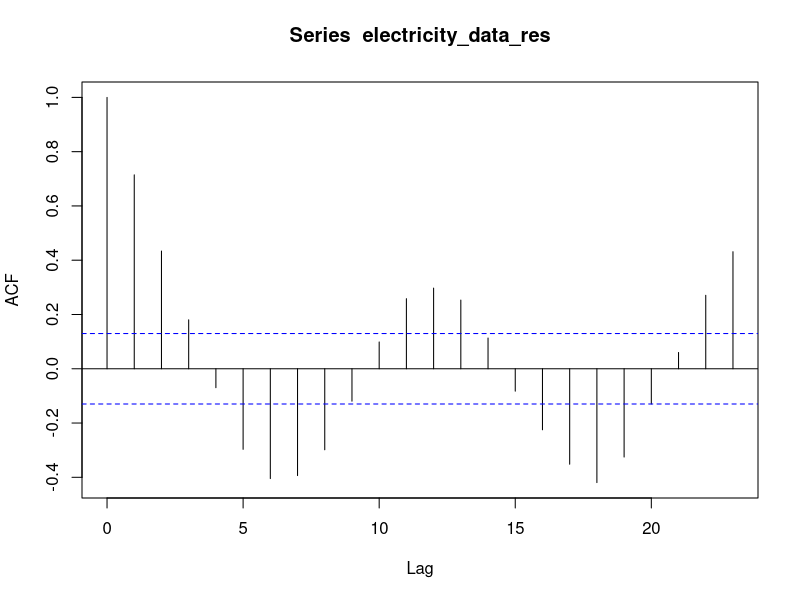
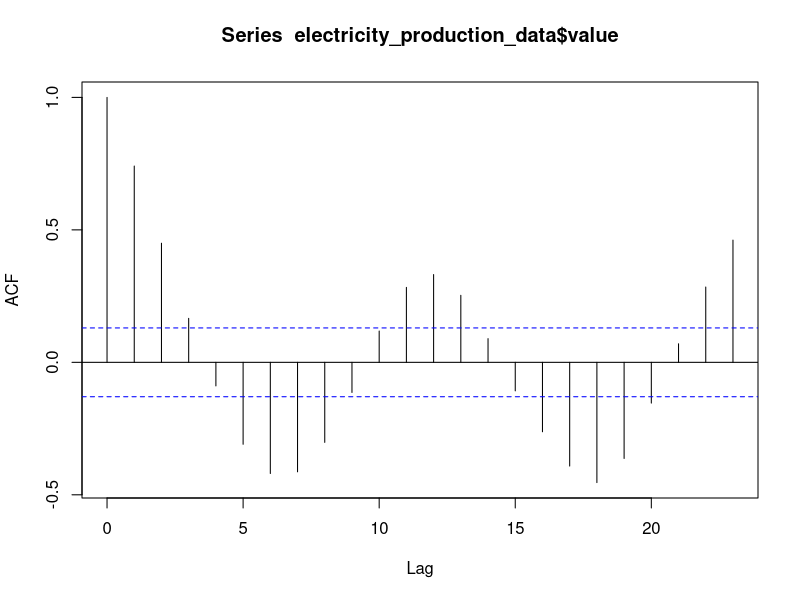
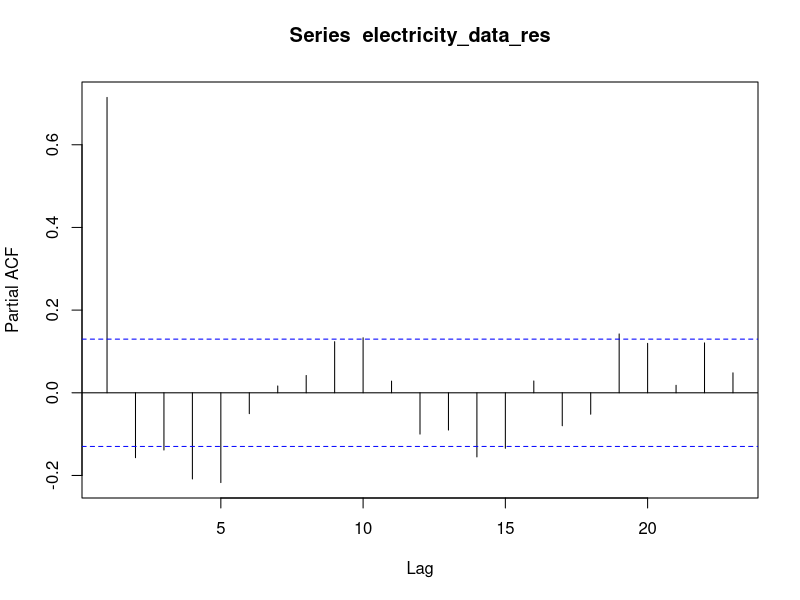
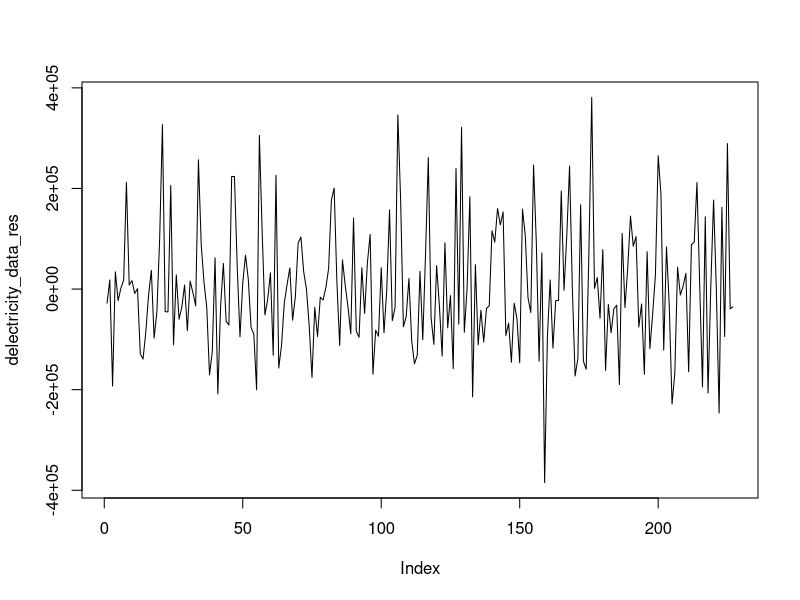
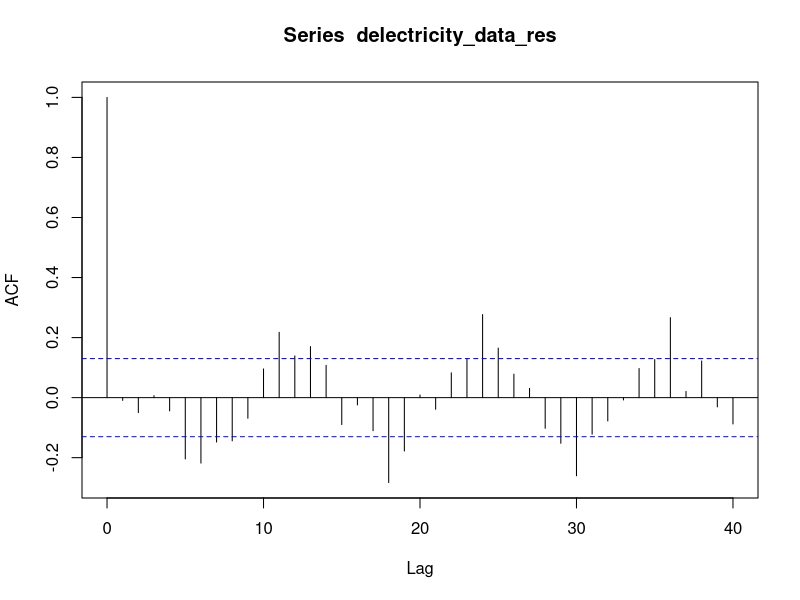
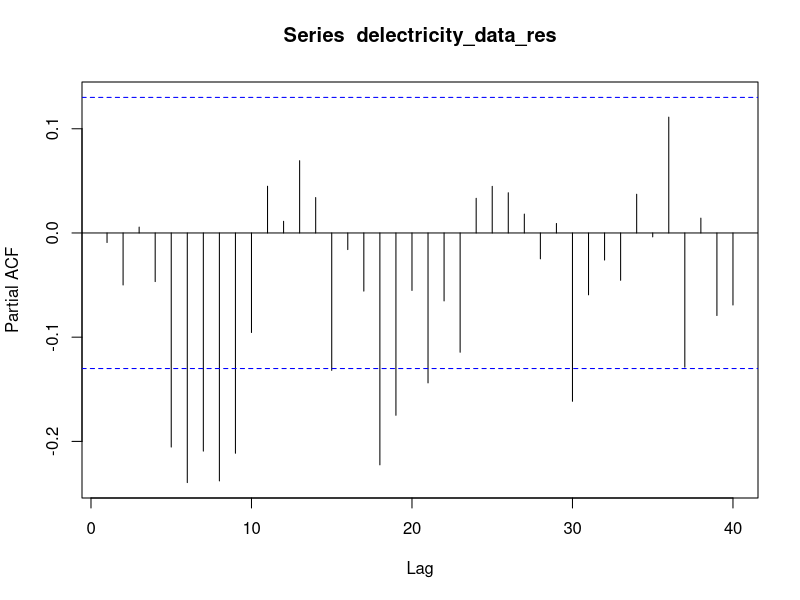
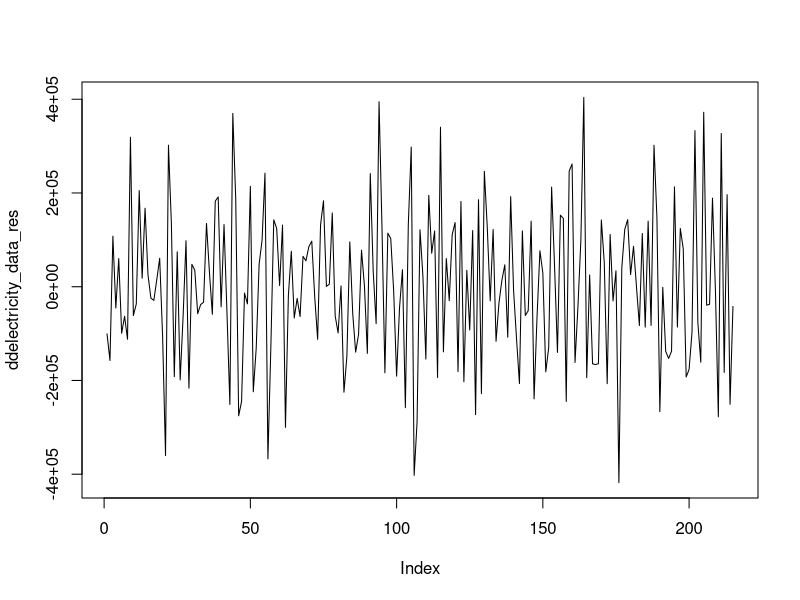
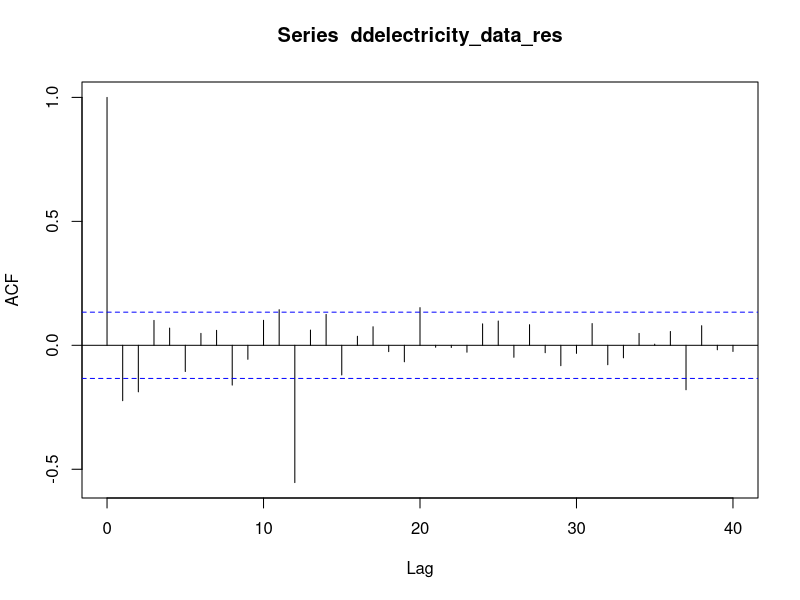

Here is the R script that generated these plots, in order: (Note: this script raises an error after producing the figures.)
#function to create differencing of vectors, allowing for iterated differencing
electricity_production_data <- read.csv(file = "cleaned_electricity_production_data.csv")
weather_data <- read.csv(file = "cleaned_weather_data.csv")
#Regression with autocorrelated errors
#We assume a linear model for the relationship between electricity production and percipitation
n_electricity <- dim(electricity_production_data)[1]
data <- data.frame(y = electricity_production_data$value, x = weather_data$value[1:n_electricity])
model_lm <- lm(y~x, data = data)
electricity_data_res <- data$y-model_lm$fitted.values
model_lm$coef
acf(electricity_data_res)
acf(electricity_production_data$value)
pacf(electricity_data_res)

delectricity_data_res <- diff(electricity_data_res, lag = 1)
plot(delectricity_data_res, type = "l")
acf(delectricity_data_res,lag.max = 40)
pacf(delectricity_data_res, lag.max = 40)

ddelectricity_data_res <- diff(delectricity_data_res, lag = 12)
plot(ddelectricity_data_res, type = "l")
acf(ddelectricity_data_res, lag.max = 40)
pacf(ddelectricity_data_res, lag.max = 40)

#We note that the lag1 + lag12 differencing of the time series y-XB makes it stationary
library(forecast)
model_auto_arima <- auto.arima(electricity_production_data$value, xreg = weather_data$value[1:n_electricity])
model_arima <- arima(electricity_production_data$value,, xreg = weather_data$value[1:n_electricity], order = c(1,1,1), seasonal = list(order = c(0,1,1), period = 12))
plot(model_arima$residuals)
U <- matrix(0, nrow = n_electricity, ncol = 2)
U[1:n_electricity,1] <- rep(1, n_electricity)
U[1:n_electricity,2] <- weather_data$value[1:n_electricity]
plot(electricity_production_data$value - (Gamma%*%t(U))[1],type = "l")
kalman_filter_autocorrelated <- function(parameters,y = electricity_production_data$value,u = U ,n_ahead = 1){
  phi <- parameters[1]
  theta <- parameters[2]
  Theta <- parameters[3]
  R <- Q <-  parameters[4]
  beta_0 <- parameters[5]
  beta_1 <- parameters[6]
  Gamma <- matrix(c(beta_0,beta_1),nrow = 1)
  mu_0 <- parameters[7]*matrix(1, nrow = 14)
  cov_0 <- parameters[8]*diag(14)
  F <- matrix(0, 14,14)
  F[1:13,2:14] <- diag(13)
  F[1:14,1] <- c(1+phi, -phi,0,0,0,0,0,0,0,0,0, 1, -1-phi,phi)
  G <- matrix(c(1+phi+theta, -phi, 0,0,0,0,0,0,0,0,0,1+Theta, -1-phi+theta*Theta,phi),nrow = 14)
  A <- matrix(c(1,rep(0,13)),nrow = 1)
  T <- length(y)
  n <- length(mu_0)
  x_pred <- matrix(0,n,T+1)
  x_filt <- matrix(0,n,T)
  cov_pred <- array(0, dim = c(n,n,T+1))
  cov_filt <- array(0, dim = c(n,n,T))
  innovations <- rep(0,T)
  sigma <- rep(0,T)
  #Initialize
  x_pred[,1] <- F%*%mu_0
  cov_pred[,,1] <- F%*%cov_0%*%t(F) + Q*G%*%t(G)
  x_filt[,1] <- mu_0
  cov_filt[,,1] <- cov_0
  log_lik_kalman <- 0
  for (t in 1:T){
    #Autocorrelated error Kalman filter
    innovations[t] <- y[t] - A%*%x_pred[,t] - Gamma%*%u[t,]
    sigma[t] <- A%*%cov_pred[,,t]%*%t(A)+R
    #Kalman gain
    K <- (F%*%cov_pred[,,t]%*%t(A) + R*G)%*%solve(sigma[t])
    x_pred[,t+1] <- F%*%x_pred[,t]+K*innovations[t]
    cov_pred[,,t+1] <- F%*%cov_pred[,,t]%*%t(F) + Q*G%*%t(G) - sigma[t]*K%*%t(K)
    
    #Filtering
    x_filt[,t] <- x_pred[,t] + cov_pred[,,t]%*%t(A)%*%solve(sigma[t])*innovations[t]
    cov_filt[,,t] <- cov_pred[,,t] - cov_pred[,,t]%*%t(A)%*%solve(sigma[t])%*%A%*%cov_pred[,,t]
    log_lik_kalman <- log_lik_kalman + 0.5*(log(abs(sigma[t]))+innovations[t]^2/sigma[t])
  }
  if(n_ahead != 0){
    x_fore <- matrix(0, n, n_ahead+1)
    x_fore[,1] <- x_pred[,T+1]
    cov_fore <- array(0, dim = c(n,n,n_ahead+1))
    cov_fore[,,1] <- cov_pred[,,T+1]
    
    for (t in 1:n_ahead){
      x_fore[,t+1] <- F%*%x_fore[,t]
      cov_fore[,,t+1] <- F%*%cov_fore[,,t]%*%t(F) + Q*G%*%t(G)
    }
    return(list(innovations = innovations, sigma = sigma, x_pred = x_pred, x_filt = x_filt, cov_pred = cov_pred,
                cov_filt = cov_filt, x_fore = x_fore, cov_fore = cov_fore, log_lik_kalman = log_lik_kalman))
  }
  return(list(innovations = innovations, sigma = sigma, x_pred = x_pred, x_filt = x_filt, cov_pred = cov_pred,
              cov_filt = cov_filt, log_lik_kalman = log_lik_kalman))
}


phi <- 1
theta <- 1
Theta <- 1
R <- Q <-  1
beta_0 <-model_lm$coefficients[1]
beta_1 <- model_lm$coefficients[2]
mu_0 <- mean(electricity_production_data$value)
cov_0 <- var(electricity_production_data$value)
parameters = c(phi, theta, Theta, R, beta_0, beta_1, mu_0, cov_0)
names(parameters) <- c("phi", "theta", "Theta", "R", "beta0", "beta1","mu_0", "cov_0")
kalman <- kalman_filter_autocorrelated(parameters,y = electricity_production_data$value,u = U)
plot(kalman$sigma,type = "l")
plot(kalman$innovations/sqrt(kalman$sigma),type = "l",col="blue")


log_lik_kalman <- function(parameters){kalman_filter_autocorrelated(parameters, n_ahead = 0)$log_lik_kalman}
maximum_likelihood_kalman<- function(y,u,parameters){
  opt <- optim(par = parameters, fn = log_lik_kalman, method = "BFGS")
}
ml_kalman <- maximum_likelihood_kalman(y = electricity_production_data$value, u = U, parameters = parameters)
ml_kalman$par
optimal_x_pred <- kalman_filter_autocorrelated(parameters = ml_kalman$par)

plot(optimal_x_pred$innovations,type = "l")
plot(kalman$x_pred[1,]+ (Gamma%*%t(U))[1,],type = "l", col = "blue")
lines(electricity_production_data$value, col = "red")
plot(optimal_x_pred$x_filt[1,]+(Gamma%*%t(U))[1,],type = "l", col = "blue")
lines(electricity_production_data$value, col = "red")


plot(optimal_x_pred$sigma, type = "l", col = "pink")
optimal_x_pred$sigma
#Maybe use later?
kalman_filter_uncorrelated <- function(y, F, G, A, Gamma,u,mu_0, cov_0,R,Q, n_ahead = 1){
  T <- length(y)
  n <- length(mu_0)
  x_pred <- matrix(0,n,T)
  x_filt <- matrix(0,n,T)
  cov_pred <- array(0, dim = c(n,n,T))
  cov_filt <- array(0, dim = c(n,n,T))
  innovations <- rep(0,T)
  sigma <- array(0, dim = c(n,n,T))
  #Initialize
  x_filt[,1] <- mu_0
  cov_filt[,,1] <- cov_0
  for (i in 1:T){
    #Autocorrelated error Kalman filter
    #Kalman gain
    x_pred[,t] <- F%*%x_filt[,t]
    cov_pred[,,t] <- F%*%cov_pred[,,t]%*%t(F) + Q
    innovations[t] <- y[t] - A%*%x_pred[,t] - Gamma%*%u[t]
    sigma[,,t] <- solve(A%*%cov_[,,t]%*%t(A)+R)
    K <- (F%*%cov_pred[,,t]%*%t(A))%*%solve(sigma[,,t])
    
    #Filtering
    x_filt[,t] <- x_pred[,t] + K%*%innovations[t]
    cov_filt[,,t] <- cov_pred[,,t]%*%t(A)%*%solve(sigma[,,t])
  }
  if(n_ahead != 0){
    x_fore_pred <- matrix(0, n, n_ahead)
    x_fore_filt <- matrix(0,n,n_ahead)
    cov_fore_pred <- array(0, dim = c(n,n,n_ahead))
    cov_fore_filt <- array(0, dim = c(n,n,n_ahead))
    x_fore_filt[,1] <- x_filt[,T]
    cov_fore_filt[,,1] <- cov_filt[,,T]
    innovations_fore <- rep(0,n_ahead)
    sigma_fore <- array(0, dim = c(n,n,n_ahead))
    for (t in i:n_ahead){
      x_fore_pred[,t] <- F%*%x_fore_filt[,t]
      cov_fore_pred[,,t] <- F%*%cov_fore_pred[,,t]%*%t(F) + Q
      innovations[t] <- y[t] - A%*%x_pred[,t] - Gamma%*%u[t]
      sigma[,,t] <- solve(A%*%cov_[,,t]%*%t(A)+R)
      K <- (F%*%cov_pred[,,t]%*%t(A))%*%solve(sigma[,,t])
      
      #Filtering
      x_filt[,t] <- x_pred[,t] + K%*%innovations[t]
      cov_filt[,,t] <- cov_pred[,,t]%*%t(A)%*%solve(sigma[,,t])
    }
    return(list(innovations = innovations, sigma = sigma, innovations_fore = innovations_fore,
                sigma_fore = sigma_fore, x_pred = x_pred, x_filt = x_filt, x_fore_pred = x_fore_pred,
                x_fore_filt = x_fore_filt, cov_pred = cov_pred, cov_filt = cov_filt, cov_fore_pred = cov_fore_pred,
                cov_fore_filt = cov_fore_filt))
  }
  return(list(innovations = innovations, sigma = sigma, x_pred = x_pred, x_filt = x_filt, 
              cov_pred = cov_pred, cov_filt = cov_filt))
}